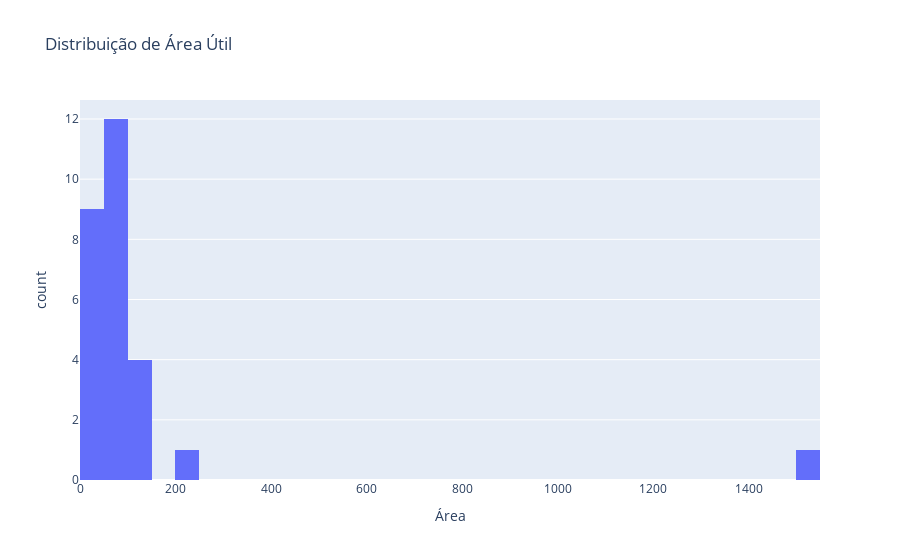

Notebook code for this chart:
### Code cell
#Distribuição de área útil

import plotly.express as px

fig = px.histogram(df, x='Área', nbins=30, title='Distribuição de Área Útil')
fig.show()

### Figure 1 — Plotly figure (JSON) as saved in the notebook; plotly's stock layout.template omitted (floating-point values rounded to 4 significant figures)
{"data": [{"bingroup": "x", "hovertemplate": "Área=%{x}<br>count=%{y}<extra></extra>", "legendgroup": "", "marker": {"color": "#636efa", "pattern": {"shape": ""}}, "name": "", "nbinsx": 30, "orientation": "v", "showlegend": false, "type": "histogram", "x": [100.0, 65.0, 90.0, 45.0, 208.0, 1519.0, 36.0, 53.0, 45.0, 78.0, 51.0, 50.0, 135.0, 56.0, 68.0, 88.0, 45.0, 48.0, 118.0, 45.0, 52.0, 42.0, 37.0, 100.0, 65.0, 90.0, 45.0], "xaxis": "x", "yaxis": "y"}], "layout": {"barmode": "relative", "legend": {"tracegroupgap": 0}, "title": {"text": "Distribuição de Área Útil"}, "xaxis": {"anchor": "y", "domain": [0, 1], "title": {"text": "Área"}}, "yaxis": {"anchor": "x", "domain": [0, 1], "title": {"text": "count"}}}}
